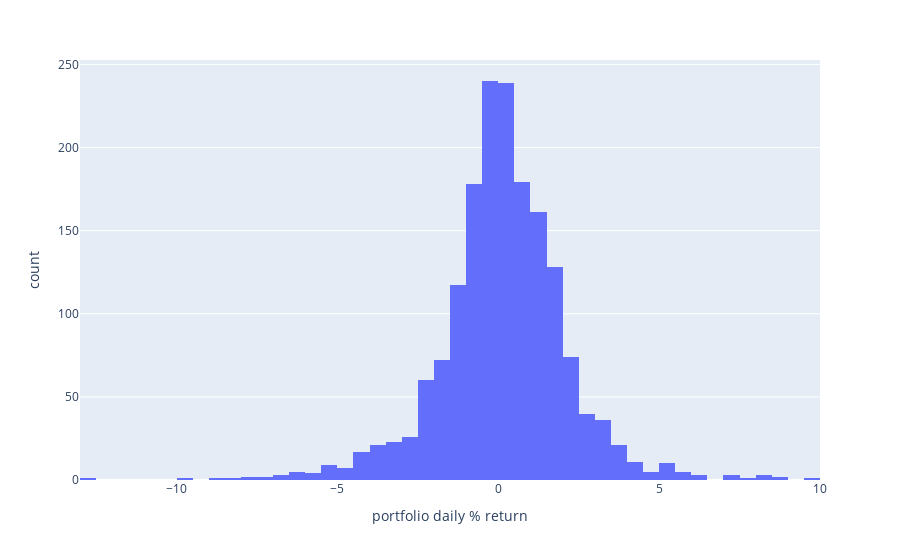

The notebook cell saved with this chart:
### Code cell
# Print out a histogram of daily returns
fig = px.histogram(df_portfolio,x = 'portfolio daily % return')
fig.show()

### Figure 1 — Plotly figure (JSON) as saved in the notebook; plotly's stock layout.template omitted (floating-point values rounded to 4 significant figures; data arrays with more than 128 entries replaced by an {"elided": "..."} marker saying what was removed)
{"data": [{"alignmentgroup": "True", "bingroup": "x", "hovertemplate": "portfolio daily % return=%{x}<br>count=%{y}<extra></extra>", "legendgroup": "", "marker": {"color": "#636efa", "pattern": {"shape": ""}}, "name": "", "offsetgroup": "", "orientation": "v", "showlegend": false, "type": "histogram", "x": {"elided": "1712 float values"}, "xaxis": "x", "yaxis": "y"}], "layout": {"barmode": "relative", "legend": {"tracegroupgap": 0}, "margin": {"t": 60}, "xaxis": {"anchor": "y", "domain": [0, 1], "title": {"text": "portfolio daily % return"}}, "yaxis": {"anchor": "x", "domain": [0, 1], "title": {"text": "count"}}}}
